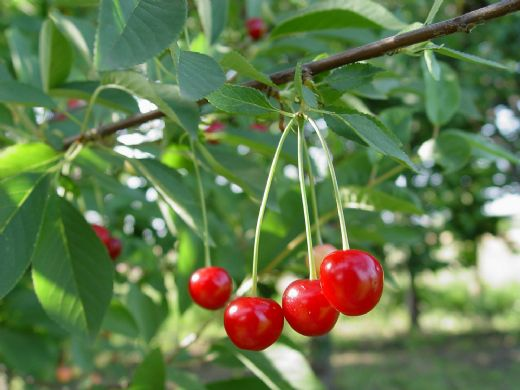
#> input picture images/VisneFidani.jpeg, 520 x 390 px, found by its file name
$ python main.py   (older library calls are emulated)
#> lines starting #> are read from the running program, lines starting #| are printed output that depends on the picture; after the words box and inside, x2 and y2 are one past the last pixel; in counts of white or black regions, pixels touching at a corner belong together
import numpy as np
import cv2
import matplotlib.pyplot as plt

# [209 lines of commented-out code are left out]

### 2. yol

# [29 lines of commented-out code are left out]

img = cv2.imread('./images/VisneFidani.jpeg')
#> img is the input picture: shape (390, 520, 3); mean B, G, R 76.5, 122.4, 99
hsv = cv2.cvtColor(img, cv2.COLOR_BGR2HSV)
#> hsv: shape (390, 520, 3); mean H, S, V 52.7, 117.5, 130.6
h, s, v = cv2.split(hsv)
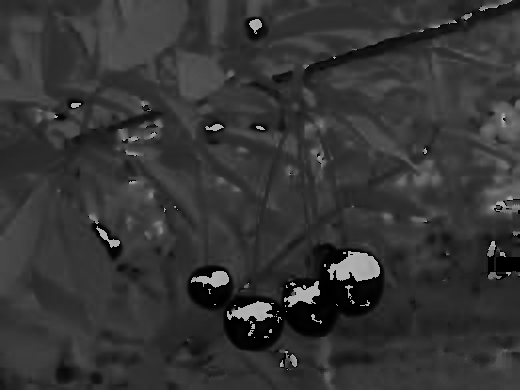
#> h: shape (390, 520); min 0, max 179, mean 52.7
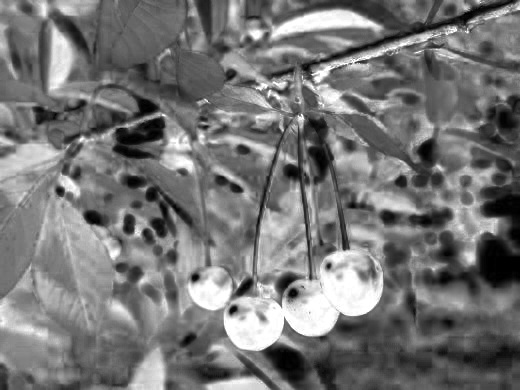
#> s: shape (390, 520); min 0, max 255, mean 117.5
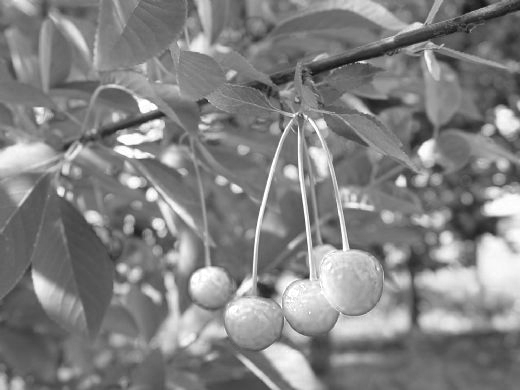
#> v: shape (390, 520); min 13, max 255, mean 130.6

# Maske oluştur (cv2.inRange yerine np.zeros ile)
mask = np.zeros(h.shape, dtype=np.uint8)
cond1 = (h >= 0) & (h <= 10) & (s >= 120) & (v >= 70)
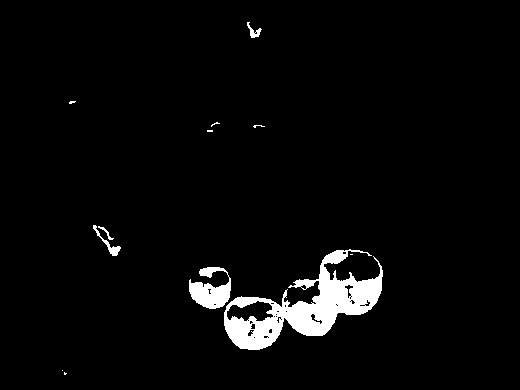
#> cond1: shape (390, 520) bool; 3.6% white; 12 white regions (7 under 20 px), largest, box (x1, y1, x2, y2) and area: (224, 249, 383, 350) 5906, (189, 267, 231, 309) 1024, (93, 225, 121, 256) 161, (247, 22, 262, 38) 92, (98, 226, 114, 240) 47
cond2 = (h >= 170) & (h <= 180) & (s >= 120) & (v >= 70)
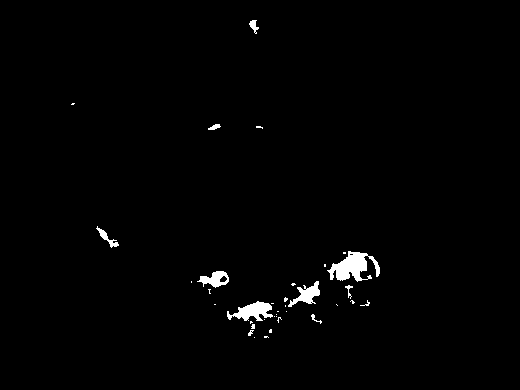
#> cond2: shape (390, 520) bool; 1.2% white; 36 white regions (26 under 20 px), largest, box (x1, y1, x2, y2) and area: (327, 251, 380, 282) 843, (227, 301, 273, 321) 499, (288, 281, 320, 307) 345
mask[cond1 | cond2] = 255

# Gürültü temizliği (Opening)
kernel = np.ones((3, 3), np.uint8)
mask = cv2.morphologyEx(mask, cv2.MORPH_OPEN, kernel)

# floodFill için kopya al, 2 piksel genişliğinde border eklenmeli
flooded = mask.copy()
h, w = flooded.shape
mask_ff = np.zeros((h + 2, w + 2), np.uint8)  # floodFill maskesi 2 piksel büyük olmalı

# Floodfill işlemi – arka plandan başlayarak dışarıyı doldur
cv2.floodFill(flooded, mask_ff, seedPoint=(0, 0), newVal=255)

# floodfill ile dışı dolduruldu, şimdi içi bulmak için tersini al
flooded_inv = cv2.bitwise_not(flooded)

# mask + iç = tamamen dolu nesneler
filled_objects = cv2.bitwise_or(mask, flooded_inv)

# Nesne sayımı
num_labels, _ = cv2.connectedComponents(filled_objects)
print("Toplam vişne sayısı:", num_labels - 1)

# Görüntüleri göster
cv2.imshow("Orijinal", img)
cv2.imshow("Maske", mask)
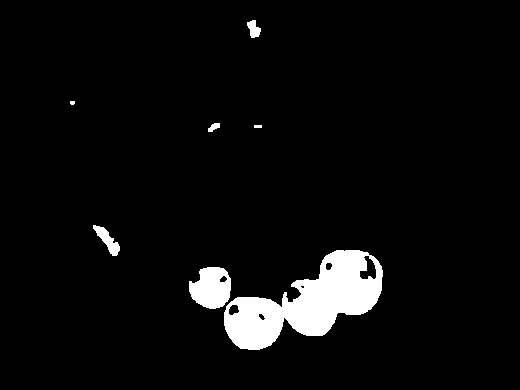
#> window 'Maske': shape (390, 520); 4.8% white; 7 white regions (1 under 20 px), largest, box (x1, y1, x2, y2) and area: (224, 250, 383, 350) 7794, (189, 267, 231, 309) 1322, (93, 225, 120, 256) 334, (247, 20, 261, 38) 161, (208, 123, 220, 132) 68, (254, 125, 262, 128) 24
cv2.imshow("İçi Doldurulmuş", filled_objects)
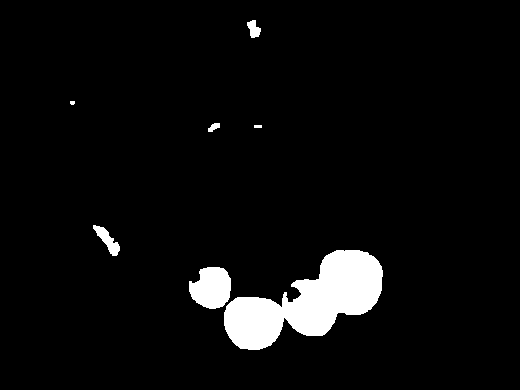
#> window 'İçi Doldurulmuş': shape (390, 520); 5% white; 7 white regions (1 under 20 px), largest, box (x1, y1, x2, y2) and area: (224, 250, 383, 350) 8143, (189, 267, 231, 309) 1352, (93, 225, 120, 256) 334, (247, 20, 261, 38) 161, (208, 123, 220, 132) 68, (254, 125, 262, 128) 24
cv2.waitKey(0)
cv2.destroyAllWindows()


# [115 lines of commented-out code are left out]
